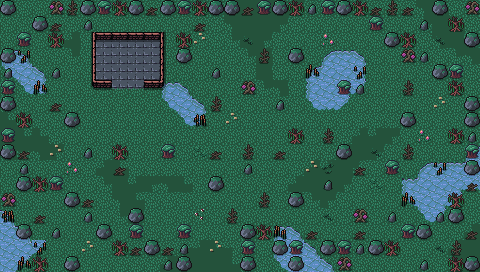

A level layout from a 2D game, rendered from its tile map. Below: a short description, then the map file with tile-grid data replaced by summaries:
An orthogonal 30x17 tile map with 16x16 px tiles, 3 tile layers (Background, Ground, Clutter), 2 tilesets and 7 objects.

<map version="1.10" tiledversion="1.10.1" orientation="orthogonal" renderorder="right-down" width="30" height="17" tilewidth="16" tileheight="16" infinite="0" nextlayerid="7" nextobjectid="61">
 <editorsettings>
  <export target="wastetown..tmx" format="tmx" />
 </editorsettings>
 <tileset firstgid="1" source="../tileset/main.tsx" />
 <tileset firstgid="10113" source="../tileset/buildings.tsx" />
 <layer id="1" name="Background" width="30" height="17">
  <data>[510 cells, 510 non-empty, 1 distinct tile ids]</data>
 </layer>
 <layer id="2" name="Ground" width="30" height="17">
  <data>[510 cells, 154 non-empty, 29 distinct tile ids]</data>
 </layer>
 <layer id="3" name="Clutter" width="30" height="17">
  <properties>
   <property name="spriteLayer" type="bool" value="true" />
  </properties>
  <data>[510 cells, 187 non-empty, 22 distinct tile ids]</data>
 </layer>
 <objectgroup id="4" name="Objects">
  <object id="38" template="../obj/entry_up.tx" x="209" y="271.5">
   <properties>
    <property name="teleport" value="" />
   </properties>
  </object>
  <object id="48" template="../obj/treasure.tx" x="97.167" y="55.9167" />
  <object id="52" template="../obj/gold.tx" x="143.634" y="54.4911" />
  <object id="53" template="../obj/enemy.tx" x="356" y="143.667">
   <properties>
    <property name="enemy" value="Clay Golem" />
   </properties>
  </object>
  <object id="55" template="../obj/enemy.tx" x="119.667" y="81.4997">
   <properties>
    <property name="enemy" value="Apprentice Black Wizard" />
   </properties>
  </object>
  <object id="57" template="../obj/enemy.tx" x="203.5" y="215.834">
   <properties>
    <property name="enemy" value="Clay Golem" />
   </properties>
  </object>
  <object id="60" template="../obj/enemy.tx" x="121.562" y="108.029">
   <properties>
    <property name="enemy" value="Golem" />
   </properties>
  </object>
 </objectgroup>
</map>
